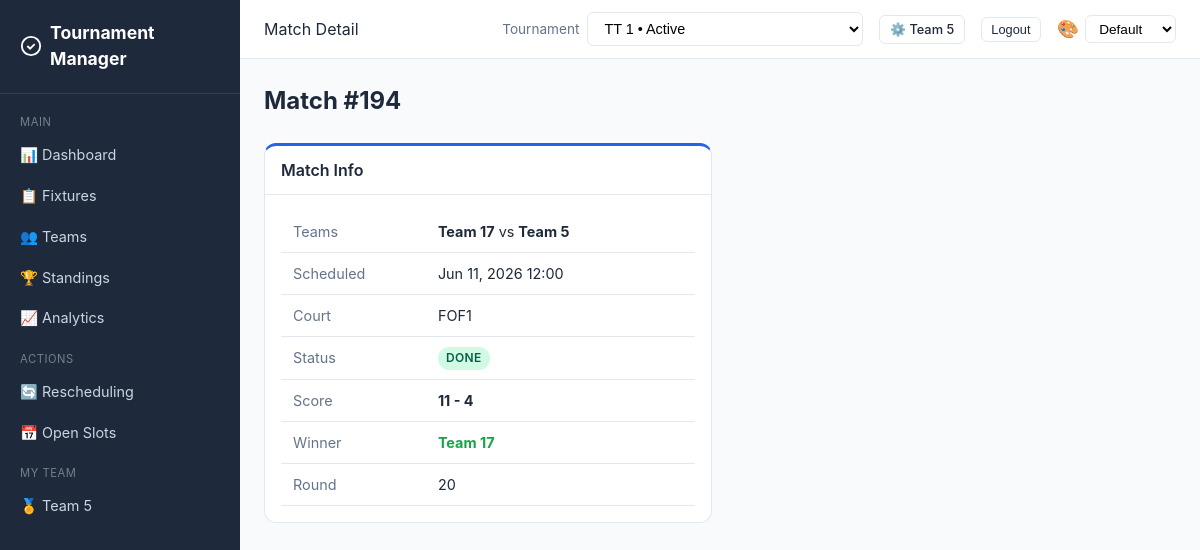
Page /match/499/ (signed in) on the committed database.
### core/models.py (models this page shows, shortened)
class Team(models.Model):
    STATUS_CHOICES = [
        ("active", "Active"),
        ("withdrawn", "Withdrawn"),
    ]
    user = models.ForeignKey(User, on_delete=models.CASCADE, related_name="captained_teams")
    tournament = models.ForeignKey(
        Tournament, on_delete=models.CASCADE, related_name="teams"
    )
    name = models.CharField(max_length=100)
    department = models.CharField(max_length=120, blank=True, default="")
    status = models.CharField(max_length=20, choices=STATUS_CHOICES, default="active")
    withdrawn_at = models.DateTimeField(null=True, blank=True)
    group = models.CharField(max_length=5, blank=True, default="")
    preferred_courts = models.ManyToManyField(Court, blank=True, related_name="preferred_by")
    availability_notes = models.TextField(blank=True, default="")
    seed = models.IntegerField(default=0)
    class Meta:
        unique_together = [["tournament", "name"], ["tournament", "user"]]

class Match(models.Model):
    STATUS_CHOICES = [
        ("upcoming", "Upcoming"),
        ("in_progress", "In Progress"),
        ("pending_confirmation", "Pending Confirmation"),
        ("confirmed", "Done"),
        ("disputed", "Disputed"),
        ("cancelled", "Cancelled"),
        ("forfeited", "Forfeited"),
        ("bye", "Bye"),
    ]
    tournament = models.ForeignKey(
        Tournament, on_delete=models.CASCADE, related_name="matches"
    )
    match_number = models.IntegerField()
    team1 = models.ForeignKey(
        Team, on_delete=models.CASCADE, related_name="home_matches", null=True, blank=True
    )
    team2 = models.ForeignKey(
        Team, on_delete=models.CASCADE, related_name="away_matches", null=True, blank=True
    )
    court = models.ForeignKey(
        Court, on_delete=models.SET_NULL, null=True, blank=True, related_name="matches"
    )
    scheduled_time = models.DateTimeField(null=True, blank=True)
    scheduled_end_time = models.DateTimeField(null=True, blank=True)
    status = models.CharField(max_length=25, choices=STATUS_CHOICES, default="upcoming")
    score_team1 = models.IntegerField(null=True, blank=True)
    score_team2 = models.IntegerField(null=True, blank=True)
    submitted_by = models.ForeignKey(
        Team, on_delete=models.SET_NULL, null=True, blank=True, related_name="submitted_scores"
    )
    confirmed_by = models.ForeignKey(
        Team, on_delete=models.SET_NULL, null=True, blank=True, related_name="confirmed_scores"
    )
    winner = models.ForeignKey(
        Team, on_delete=models.SET_NULL, null=True, blank=True, related_name="won_matches"
    )
    notes = models.TextField(blank=True, default="")
    round_number = models.IntegerField(default=1)
    bracket_position = models.IntegerField(default=0)
    bracket_type = models.CharField(max_length=20, default="winners")
    next_match = models.ForeignKey(
        "self", on_delete=models.SET_NULL, null=True, blank=True, related_name="previous_matches"
    )
    group = models.CharField(max_length=5, blank=True, default="")
    created_at = models.DateTimeField(auto_now_add=True)
    updated_at = models.DateTimeField(auto_now=True)
    class Meta:
        ordering = ["match_number"]
    def __str__(self):
        t1 = self.team1.name if self.team1 else "TBD"
        t2 = self.team2.name if self.team2 else "TBD"
        return f"Match {self.match_number}: {t1} vs {t2}"

class Court(models.Model):
    tournament = models.ForeignKey(
        Tournament, on_delete=models.CASCADE, related_name="courts"
    )
    name = models.CharField(max_length=100)
    is_available = models.BooleanField(default=True)
    class Meta:
        unique_together = ["tournament", "name"]

### core/views.py (the view)
# urls.py: path("match/<int:pk>/", views.match_detail, name="match_detail"),
@login_required
def match_detail(request, pk):
    match = get_object_or_404(
        Match.objects.select_related("team1", "team2", "court", "winner", "submitted_by", "confirmed_by"),
        pk=pk,
    )
    _expire_no_show_reports(match.tournament)
    match.refresh_from_db()
    _sync_open_slots_for_tournament(match.tournament)
    team = _get_team(request.user)
    is_participant = team and (match.team1 == team or match.team2 == team)
    can_submit = is_participant and match.status in ("upcoming", "in_progress")
    can_confirm = (is_participant and match.status == "pending_confirmation" and match.submitted_by != team)
    can_dispute = can_confirm
    pending_no_show_report = match.no_show_reports.filter(status="pending").select_related(
        "absent_team", "present_team"
    ).first()
    no_show_window_open = bool(match.scheduled_time and match.scheduled_time <= timezone.now())
    can_mark_no_show = _is_organizer(request.user) and bool(match.team1_id and match.team2_id) and match.status in ("upcoming", "in_progress") and no_show_window_open
    can_report_no_show = is_participant and _is_captain(request.user, team) and bool(match.team1_id and match.team2_id) and match.status in ("upcoming", "in_progress") and no_show_window_open and not pending_no_show_report
    can_reschedule = is_participant and _is_captain(request.user, team)
    reschedule_form = RescheduleForm(tournament=match.tournament)
    open_slot_choices = _build_open_slot_choices(match, reschedule_form.fields["open_slot"].queryset)
    context = {
        "match": match,
        "team": team,
        "tournament": match.tournament,
        "is_participant": is_participant,
        "can_submit": can_submit,
        "can_confirm": can_confirm,
        "can_dispute": can_dispute,
        "can_mark_no_show": can_mark_no_show,
        "can_report_no_show": can_report_no_show,
        "can_reschedule": can_reschedule,
        "pending_no_show_report": pending_no_show_report,
        "score_form": ScoreSubmitForm(),
        "reschedule_form": reschedule_form,
        "open_slot_choices": open_slot_choices,
        "reschedule_requests": match.reschedule_requests.order_by("-created_at"),
        "is_organizer": _is_organizer(request.user),
        **_tournament_context(request, match.tournament),
    }
    return _render_refreshable_page(
        request,
        "core/match_detail.html",
        "core/partials/match_detail_content.html",
        context,
    )

### templates/core/match_detail.html (shortened to what this page needs)
{% extends "core/base.html" %}
{% block page_header %}Match Detail{% endblock %}
{% block content %}
<h1 class="page-title">Match #{{ match.match_number }}</h1>
<div id="match-detail-live-region" data-auto-refresh="true" data-refresh-interval="10000">
    {% include "core/partials/match_detail_content.html" %}
</div>
{% endblock %}

### templates/core/base.html (shortened to what this page needs)
{% load static %}
<!DOCTYPE html>
<html lang="en">
<head>
    <link rel="stylesheet" href="{% static 'css/style.css' %}?v={% now 'YmdHis' %}">
</head>
<body>
{% if user.is_authenticated %}
<div class="app-layout">
    <aside class="sidebar">
        <div class="sidebar-brand">
            <svg viewBox="0 0 24 24" fill="none" stroke="currentColor" stroke-width="2"><circle cx="12" cy="12" r="10"/><path d="M8 12l3 3 5-5"/></svg>
            Tournament Manager
        </div>
        <nav class="sidebar-nav">
            <div class="sidebar-section">Main</div>
            <a href="{% url 'dashboard' %}" class="{% if request.resolver_match.url_name == 'dashboard' %}active{% endif %}">📊 Dashboard</a>
            <a href="{% url 'fixtures' %}" class="{% if request.resolver_match.url_name == 'fixtures' %}active{% endif %}">📋 Fixtures</a>
            <a href="{% url 'teams' %}" class="{% if request.resolver_match.url_name == 'teams' or request.resolver_match.url_name == 'team_detail' %}active{% endif %}">👥 Teams</a>
            <a href="{% url 'standings' %}" class="{% if request.resolver_match.url_name == 'standings' %}active{% endif %}">🏆 Standings</a>
            <a href="{% url 'analytics' %}" class="{% if request.resolver_match.url_name == 'analytics' %}active{% endif %}">📈 Analytics</a>
            <div class="sidebar-section">Actions</div>
            <a href="{% url 'rescheduling' %}" class="{% if request.resolver_match.url_name == 'rescheduling' %}active{% endif %}">🔄 Rescheduling</a>
            <a href="{% url 'open_slots' %}" class="{% if request.resolver_match.url_name == 'open_slots' %}active{% endif %}">📅 Open Slots</a>
            {% if team %}
            <div class="sidebar-section">My Team</div>
            <a href="{% url 'team_detail' pk=team.pk %}" class="{% if request.resolver_match.url_name == 'team_detail' %}active{% endif %}">🏅 {{ team.name }}</a>
            {% endif %}
        </nav>
    </aside>
    <div class="main-content">
        <header class="topbar">
            <div class="topbar-left">
                <span>{% block page_header %}{% endblock %}</span>
            </div>
            <div class="topbar-right">
                {% if user.is_staff and available_tournaments %}
                <form method="post" action="{% url 'select_tournament' %}" style="display:flex;align-items:center;gap:0.5rem;">
                    {% csrf_token %}
                    <input type="hidden" name="next" value="{{ request.get_full_path }}">
                    <label for="tournament-switch" class="text-muted" style="font-size:0.85rem;">Tournament</label>
                    <select id="tournament-switch" name="tournament_id" class="form-select" onchange="this.form.submit()" style="min-width:220px;">
                        {% for t in available_tournaments %}
                        <option value="{{ t.pk }}" {% if selected_tournament and t.pk == selected_tournament.pk %}selected{% endif %}>
                            {{ t.name }} • {{ t.get_status_display }}
                        </option>
                        {% endfor %}
                    </select>
                </form>
                {% elif user_tournaments %}
                <form method="post" action="{% url 'select_tournament' %}" style="display:flex;align-items:center;gap:0.5rem;">
                    <label for="user-tournament-switch" class="text-muted" style="font-size:0.85rem;">Tournament</label>
                    <select id="user-tournament-switch" name="tournament_id" class="form-select" onchange="this.form.submit()" style="min-width:200px;">
                        {% for t in user_tournaments %}
                        <option value="{{ t.pk }}" {% if selected_tournament and t.pk == selected_tournament.pk %}selected{% endif %}>
                            {{ t.name }} • {{ t.get_status_display }}
                        </option>
                        {% endfor %}
                    </select>
                </form>
                {% endif %}
                {% if team %}
                <a href="{% url 'team_detail' pk=team.pk %}" class="btn btn-outline btn-sm">&#9881;&#65039; {{ team.name }}</a>
                {% elif user.is_staff %}
                <span class="text-muted">Organizer: <strong>{{ user.username }}</strong></span>
                {% endif %}
                <form method="post" action="{% url 'logout' %}" style="display:inline;">
                    <button type="submit" class="btn btn-outline btn-sm">Logout</button>
                </form>
                <div class="theme-picker">
                    <label for="themeSelect" style="font-size:1.1rem;cursor:default;" title="Theme">🎨</label>
                    <select id="themeSelect" class="form-select" style="width:auto;padding:0.3rem 0.55rem;font-size:0.85rem;">
                        <option value="default">Default</option>
                    </select>
                </div>
            </div>
        </header>
        <div class="content">
            {% block content %}{% endblock %}
        </div>
    </div>
</div>
{% endif %}
</body>
</html>

### templates/core/partials/match_detail_content.html (shortened to what this page needs)
<div class="grid grid-2">
    <div class="card">
        <div class="card-header">Match Info</div>
        <div class="card-body">
            <table style="width:100%">
                <tr><td class="text-muted" style="width:35%">Teams</td><td><strong>{{ match.team1.name|default:"TBD" }}</strong> vs <strong>{{ match.team2.name|default:"TBD" }}</strong></td></tr>
                <tr><td class="text-muted">Scheduled</td><td>{{ match.scheduled_time|date:"M d, Y H:i"|default:"Not scheduled" }}</td></tr>
                <tr><td class="text-muted">Court</td><td>{{ match.court.name|default:"Not assigned" }}</td></tr>
                <tr><td class="text-muted">Status</td><td><span class="badge badge-{{ match.status }}">{{ match.get_status_display }}</span></td></tr>
                <tr><td class="text-muted">Score</td><td>{% if match.score_team1 is not None %}<strong>{{ match.score_team1 }} - {{ match.score_team2 }}</strong>{% else %}Not recorded{% endif %}</td></tr>
                {% if match.winner %}<tr><td class="text-muted">Winner</td><td class="text-success"><strong>{{ match.winner.name }}</strong></td></tr>{% endif %}
                {% if match.round_number %}<tr><td class="text-muted">Round</td><td>{{ match.round_number }}</td></tr>{% endif %}
            </table>
        </div>
    </div>
    <div>
    </div>
</div>

### rows in the picture
Team: name "Team 5"
Match: match_number "194", team1.name "Team 17", team2.name "Team 5", scheduled_time "Jun 11, 2026 12:00", court.name "FOF1", status "DONE", score_team1 "11", score_team2 "4", winner.name "Team 17", round_number "20"

### other values in the picture
form field tournament_id "TT 1 • Active"
